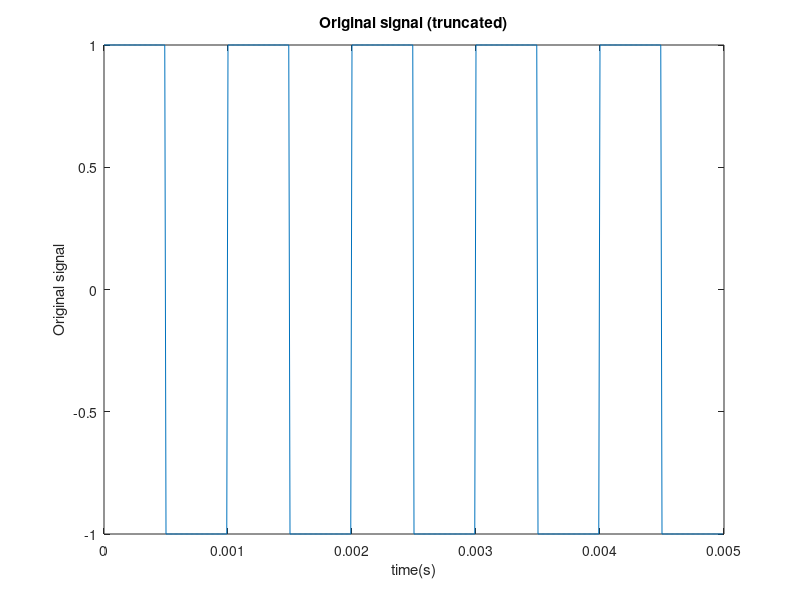
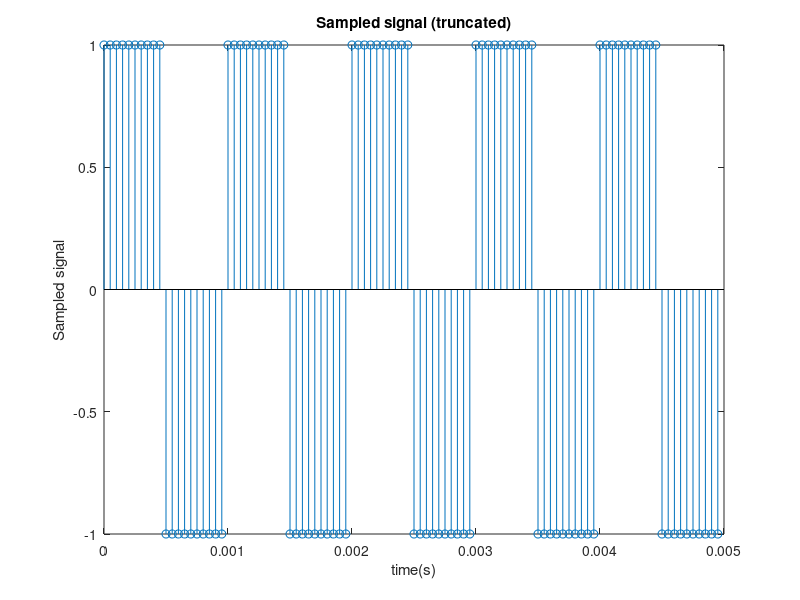
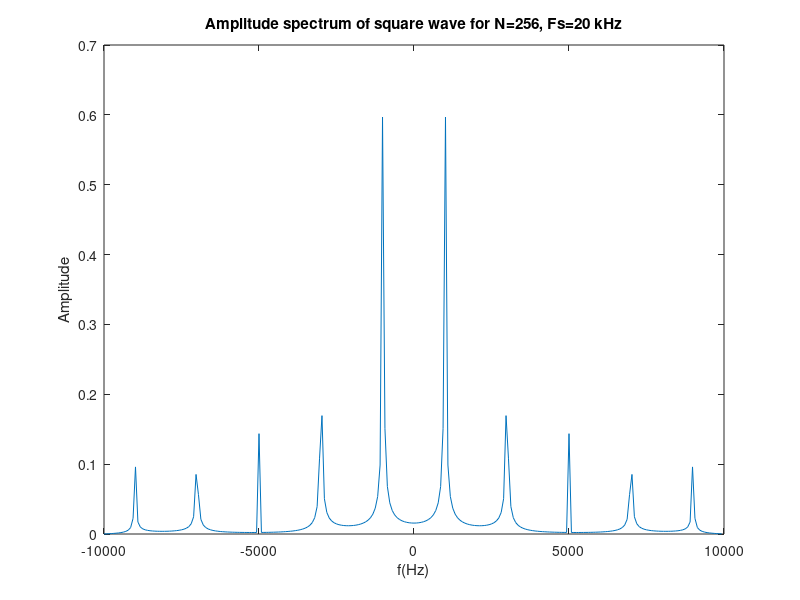
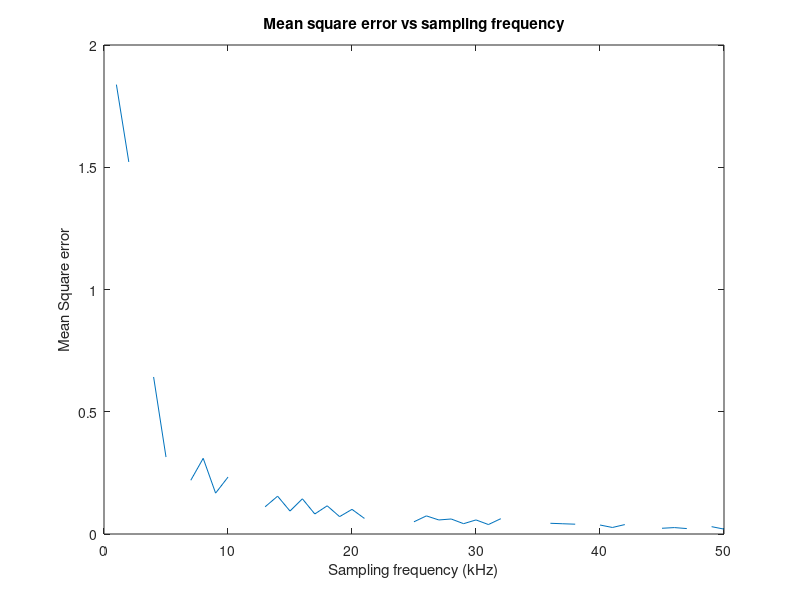

Recreate these plots in MATLAB, in order.
clc;
clear;
close all;

% sampling freq 1
Fs1=20e3;
% time interval for sampling
Ts1 = 1/Fs1;
% time base for sampling
tsamp1 = (0:1000)*Ts1;
% last time instance
tmax = 1000*Ts1;

% original time base
t = 0:1/(100e3):tmax;
% generate square wave
xsq_orig = square(2*pi*1e3*t); 
% sampled square wave
xsq1 = square(2*pi*1e3*tsamp1);
% no of points for FFT
N = 256;
% frequency base
f1 = (-N/2:N/2-1)*Fs1/N;
% find fft
fft_xsq1 = fftshift(fft(xsq1,N));
% find magnitudes of fft
abs_fft1 = abs(fft_xsq1/N);

% plot original signal
figure;
plot(t(1:500),xsq_orig(1:500));
title('Original signal (truncated)');
xlabel('time(s)');
ylabel('Original signal');

figure;
stem(tsamp1(1:100),xsq1(1:100));
title('Sampled signal (truncated)');
xlabel('time(s)');
ylabel('Sampled signal');

% plot
figure;
plot(f1,abs_fft1);
title('Amplitude spectrum of square wave for N=256, Fs=20 kHz');
xlabel('f(Hz)');
ylabel('Amplitude');

fs = zeros(1,50);
ts = zeros(1,50);
mean_sq_er = zeros(1,50);
for i=1:50
    fs(i) = i*1000; %k*fo
    ts(i) = 1/fs(i);
    tsamp = 0:ts(i):tmax;
    % sampled square wave
    xsq = square(2*pi*1e3*tsamp);
    
    % reconstruct from the sampled wave
    recons = interp1(tsamp,xsq,t);
    % find mean square error
    mean_sq_er(i) = sum((recons-xsq_orig).^2)/length(t);
end
figure;
plot(fs/1000,mean_sq_er);
title('Mean square error vs sampling frequency');
xlabel('Sampling frequency (kHz)');
ylabel('Mean Square error');






